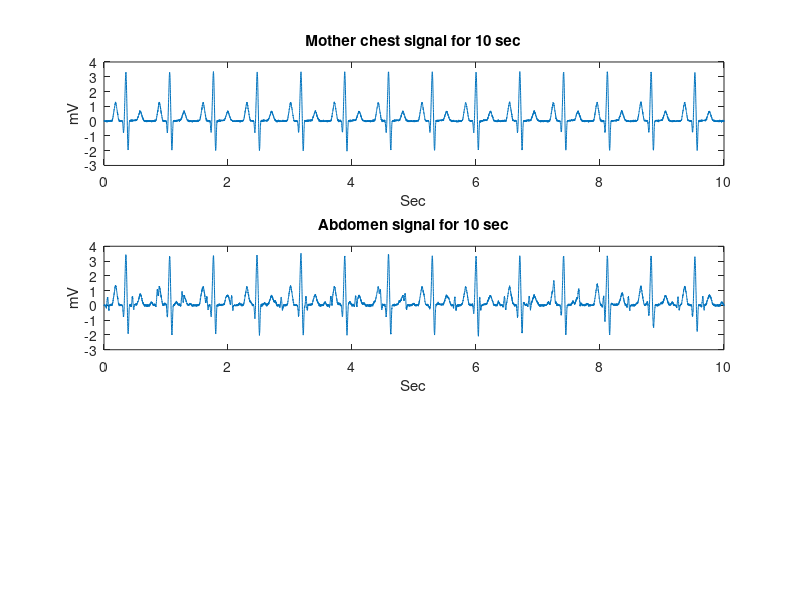

Recreate this plot in MATLAB. (Note: this script raises an error after producing the figure.)
signals = load('signals.mat');

abd_sig1 = signals.abd_sig1;
abd_sig2 = signals.abd_sig2;
abd_sig3 = signals.abd_sig3;
fhb = signals.fhb;
mhb = signals.mhb;
RespReference = signals.RespReference;
RRiInput = signals.RRiInput;

fs1=1000;
fs2=4;
%Taks 1
figure (1)
subplot(3,1,1)
x=linspace(0.0,10.0,10001);
x=x(1,2:10001);
plot(x,mhb(1:10000,1));
xlabel('Sec');
ylabel('mV');
title('Mother chest signal for 10 sec');
% Case A
% Case A.2
%case_A=mhb+fhb; #which is equals to abd_sig1#
subplot(3,1,2)
x=linspace(0.0,10.0,10001);
x=x(1,2:10001);
plot(x,abd_sig1(1:10000,1));
xlabel('Sec');
ylabel('mV');
title('Abdomen signal for 10 sec');
% Case A.3.1
Energy = 186;
LMS= dsp.LMSFilter('Method','LMS','Length',1,'StepSize',0.4/Energy);
[y1,e1]=LMS(mhb,abd_sig1);
subplot(3,1,3)
x=linspace(0.0,10.0,10001);
x=x(1,2:10001);
%plot(x',e1(1:10000,1),'color','r');
hold on
plot(x',y1(1:10000,1),'color','r');
plot(x',fhb(1:10000,1),'color','b');
xlabel('Sec');
ylabel('mV');
title('Estimate Fetus signal for 10 sec');
hold off;
% Case A.3.2
A = corrcoef(e1(2000:20000),fhb(2000:20000));
MSE = immse(e1(2000:20000),fhb(2000:20000));
% Case B
% Case B.4.1
figure (2)
subplot(3,1,1)
x=linspace(0.0,10.0,10001);
x=x(1,2:10001);
plot(x,mhb(1:10000,1));
xlabel('Sec');
ylabel('mV');
title('Mother chest signal for 10 sec');
% Case B.4.2
%case_B=mhb+fhb; #which is equals to abd_sig2#
subplot(3,1,2)
x=linspace(0.0,10.0,10001);
x=x(1,2:10001);
plot(x,abd_sig2(1:10000,1));
xlabel('Sec');
ylabel('mV');
title('Abdomen signal for 10 sec');
% Case B.5.1
Energy = 186;
LMS= dsp.LMSFilter('Method','LMS','Length',1,'StepSize',0.59/Energy);
[y2,e2]=LMS(mhb,abd_sig2);
subplot(3,1,3)
x=linspace(0.0,10.0,10001);
x=x(1,2:10001);
plot(x',e2(1:10000,1),'color','r');
hold on
%plot(x',y2(1:10000,1),'color','k');
plot(x',fhb(1:10000,1),'color','b');
xlabel('Sec');
ylabel('mV');
title('Estimate Fetus signal for 10 sec');
hold off;
% Case B.5.2
A2 = corrcoef(e2(2000:20000),fhb(2000:20000));
MSE2 = immse(e2(2000:20000),fhb(2000:20000));
% Case C
% Case C.6.1
figure (3)
subplot(3,1,1)
x=linspace(0.0,10.0,10001);
x=x(1,2:10001);
plot(x,mhb(1:10000,1));
xlabel('Sec');
ylabel('mV');
title('Mother chest signal for 10 sec');
% Case C.6.2
%case_C=mhb+fhb; #which is equals to abd_sig3#
subplot(3,1,2)
x=linspace(0.0,10.0,10001);
x=x(1,2:10001);
plot(x,abd_sig3(1:10000,1));
xlabel('Sec');
ylabel('mV');
title('Abdomen signal for 10 sec');
% Case C.7.1
Energy = 186;
LMS= dsp.LMSFilter('Method','LMS','Length',21,'StepSize',1/Energy);
[y3,e3]=LMS(mhb,abd_sig3);
subplot(3,1,3)
x=linspace(0.0,10.0,10001);
x=x(1,2:10001);
plot(x',e3(1:10000,1),'color','r');
hold on
%plot(x',y3(1:10000,1),'color','k');
plot(x',fhb(1:10000,1),'color','b');
xlabel('Sec');
ylabel('mV');
title('Estimate Fetus signal for 10 sec');
hold off;
% Case C.7.2
A3 = corrcoef(e3(2000:20000),fhb(2000:20000));
MSE3 = immse(e3(2000:20000),fhb(2000:20000));
% Case D
% Case D.8
figure (4)
subplot(3,1,1)
x=linspace(0,399,1596);
plot(x,RRiInput)
xlabel('Sec');
ylabel('mV');
title('R to R interval ECG signal');
subplot(3,1,2)
x=linspace(0,399,1596);
plot(x,RespReference);
xlabel('Sec');
ylabel('mV');
title('Real Respiration Movement');
% Case D.9.1
Energy2 = 93;
LMS= dsp.LMSFilter('Method','LMS','Length',1,'StepSize',1/Energy2);
[y4,e4]=LMS(RespReference,RRiInput);
subplot(3,1,3)
x=linspace(0,399,1596);
plot(x,RespReference,'color','b');
hold on
plot(x',y4,'color','r');
%plot(x',e4,'color','k');
xlabel('Sec');
ylabel('mV');
title('Respitatory movement and estimated respiratory component');
hold off;
% Case C.9.2
A4 = corrcoef(y4(101:1596),RespReference(101:1596));
MSE4 = immse(y4(101:1596),RespReference(101:1596));










